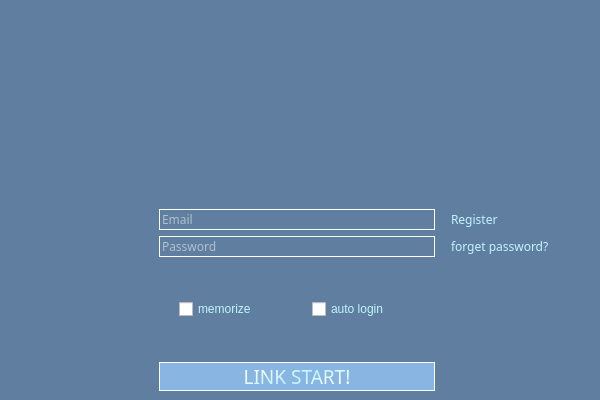
<?xml version="1.0" encoding="UTF-8"?>
<ui version="4.0">
 <class>LoginDialog</class>
 <widget class="QDialog" name="LoginDialog">
  <property name="windowModality">
   <enum>Qt::ApplicationModal</enum>
  </property>
  <property name="geometry">
   <rect>
    <x>0</x>
    <y>0</y>
    <width>600</width>
    <height>400</height>
   </rect>
  </property>
  <property name="sizePolicy">
   <sizepolicy hsizetype="Fixed" vsizetype="Fixed">
    <horstretch>0</horstretch>
    <verstretch>0</verstretch>
   </sizepolicy>
  </property>
  <property name="minimumSize">
   <size>
    <width>600</width>
    <height>400</height>
   </size>
  </property>
  <property name="maximumSize">
   <size>
    <width>600</width>
    <height>400</height>
   </size>
  </property>
  <property name="font">
   <font>
    <family>Trebuchet MS</family>
    <weight>50</weight>
    <italic>false</italic>
    <bold>false</bold>
   </font>
  </property>
  <property name="windowTitle">
   <string>LowRC Login</string>
  </property>
  <property name="autoFillBackground">
   <bool>false</bool>
  </property>
  <property name="styleSheet">
   <string notr="true">* {
	font: 9pt &quot;Trebuchet MS&quot;;
	color: rgb(193, 244, 255);
}

QDialog{
	background-color: rgb(96, 127, 160);
	color: rgb(136, 181, 226);
}

QPushButton{
	border: 1px solid white;
	color: qlineargradient(spread:reflect, x1:0.499, y1:0.523273, x2:0.091, y2:0.25, stop:0 rgba(193, 244, 255, 255), stop:1 rgba(255, 255, 255, 255));
	background: rgb(136, 181, 226);
	font: 14pt;
}

QPushButton:hover{
	background: rgb(146, 191, 236);
}

QLineEdit{
	color: white;
	background-color: rgb(96, 127, 160);
	border: 1px solid white;
}

QSpinBox{
	background-color: rgb(96, 127, 160);
	border: 1px solid white;
}
/*
QCheckBox::indicator {
	color: black;
	background-color: rgb(96, 127, 160);
	border: 1px solid white;
}
*/</string>
  </property>
  <layout class="QGridLayout" name="gridLayout">
   <property name="leftMargin">
    <number>0</number>
   </property>
   <property name="topMargin">
    <number>0</number>
   </property>
   <property name="rightMargin">
    <number>0</number>
   </property>
   <property name="bottomMargin">
    <number>0</number>
   </property>
   <property name="spacing">
    <number>0</number>
   </property>
   <item row="0" column="0">
    <layout class="QVBoxLayout" name="verticalLayout">
     <item>
      <widget class="QLabel" name="loginAnimation">
       <property name="text">
        <string/>
       </property>
       <property name="alignment">
        <set>Qt::AlignCenter</set>
       </property>
      </widget>
     </item>
     <item>
      <layout class="QHBoxLayout" name="horizontalLayout">
       <property name="spacing">
        <number>0</number>
       </property>
       <property name="sizeConstraint">
        <enum>QLayout::SetNoConstraint</enum>
       </property>
       <item>
        <widget class="QFrame" name="frame_2">
         <property name="sizePolicy">
          <sizepolicy hsizetype="Expanding" vsizetype="Preferred">
           <horstretch>0</horstretch>
           <verstretch>0</verstretch>
          </sizepolicy>
         </property>
         <property name="minimumSize">
          <size>
           <width>150</width>
           <height>0</height>
          </size>
         </property>
         <property name="maximumSize">
          <size>
           <width>150</width>
           <height>16777215</height>
          </size>
         </property>
         <property name="frameShape">
          <enum>QFrame::NoFrame</enum>
         </property>
         <property name="frameShadow">
          <enum>QFrame::Plain</enum>
         </property>
         <property name="lineWidth">
          <number>0</number>
         </property>
         <layout class="QVBoxLayout" name="verticalLayout_2">
          <property name="spacing">
           <number>0</number>
          </property>
          <property name="leftMargin">
           <number>0</number>
          </property>
          <property name="topMargin">
           <number>0</number>
          </property>
          <property name="rightMargin">
           <number>0</number>
          </property>
          <property name="bottomMargin">
           <number>0</number>
          </property>
          <item>
           <layout class="QHBoxLayout" name="horizontalLayout_3">
            <property name="spacing">
             <number>0</number>
            </property>
            <property name="sizeConstraint">
             <enum>QLayout::SetDefaultConstraint</enum>
            </property>
            <item>
             <widget class="QLabel" name="Avatar">
              <property name="sizePolicy">
               <sizepolicy hsizetype="Fixed" vsizetype="Fixed">
                <horstretch>0</horstretch>
                <verstretch>0</verstretch>
               </sizepolicy>
              </property>
              <property name="minimumSize">
               <size>
                <width>80</width>
                <height>80</height>
               </size>
              </property>
              <property name="maximumSize">
               <size>
                <width>80</width>
                <height>80</height>
               </size>
              </property>
              <property name="styleSheet">
               <string notr="true">border-radius: 100px;</string>
              </property>
              <property name="text">
               <string/>
              </property>
              <property name="scaledContents">
               <bool>true</bool>
              </property>
              <property name="alignment">
               <set>Qt::AlignCenter</set>
              </property>
              <property name="margin">
               <number>0</number>
              </property>
             </widget>
            </item>
           </layout>
          </item>
         </layout>
        </widget>
       </item>
       <item>
        <widget class="QFrame" name="frame_3">
         <property name="sizePolicy">
          <sizepolicy hsizetype="Fixed" vsizetype="Preferred">
           <horstretch>0</horstretch>
           <verstretch>0</verstretch>
          </sizepolicy>
         </property>
         <property name="minimumSize">
          <size>
           <width>300</width>
           <height>0</height>
          </size>
         </property>
         <property name="maximumSize">
          <size>
           <width>16777213</width>
           <height>16777215</height>
          </size>
         </property>
         <property name="baseSize">
          <size>
           <width>0</width>
           <height>0</height>
          </size>
         </property>
         <property name="frameShape">
          <enum>QFrame::NoFrame</enum>
         </property>
         <property name="frameShadow">
          <enum>QFrame::Plain</enum>
         </property>
         <property name="lineWidth">
          <number>0</number>
         </property>
         <layout class="QGridLayout" name="gridLayout_2">
          <item row="2" column="1">
           <widget class="ClickableLabel" name="passwordButton">
            <property name="minimumSize">
             <size>
              <width>150</width>
              <height>0</height>
             </size>
            </property>
            <property name="maximumSize">
             <size>
              <width>150</width>
              <height>16777215</height>
             </size>
            </property>
            <property name="font">
             <font>
              <family>Trebuchet MS</family>
             </font>
            </property>
            <property name="cursor">
             <cursorShape>PointingHandCursor</cursorShape>
            </property>
            <property name="mouseTracking">
             <bool>true</bool>
            </property>
            <property name="text">
             <string>&lt;html&gt;&lt;head/&gt;&lt;body&gt;&lt;p&gt;&lt;span style=&quot; color:#c1f4ff;&quot;&gt;forget password?&lt;/span&gt;&lt;/p&gt;&lt;/body&gt;&lt;/html&gt;</string>
            </property>
            <property name="textFormat">
             <enum>Qt::RichText</enum>
            </property>
            <property name="indent">
             <number>10</number>
            </property>
           </widget>
          </item>
          <item row="2" column="0">
           <widget class="QLineEdit" name="lineEdit_password">
            <property name="enabled">
             <bool>true</bool>
            </property>
            <property name="font">
             <font>
              <family>Trebuchet MS</family>
              <pointsize>9</pointsize>
              <weight>50</weight>
              <italic>false</italic>
              <bold>false</bold>
             </font>
            </property>
            <property name="inputMethodHints">
             <set>Qt::ImhHiddenText|Qt::ImhNoAutoUppercase|Qt::ImhNoPredictiveText|Qt::ImhSensitiveData</set>
            </property>
            <property name="maxLength">
             <number>20</number>
            </property>
            <property name="echoMode">
             <enum>QLineEdit::Password</enum>
            </property>
            <property name="placeholderText">
             <string>Password</string>
            </property>
           </widget>
          </item>
          <item row="4" column="0">
           <widget class="QPushButton" name="loginButton">
            <property name="font">
             <font>
              <family>Trebuchet MS</family>
              <pointsize>14</pointsize>
              <weight>50</weight>
              <italic>false</italic>
              <bold>false</bold>
             </font>
            </property>
            <property name="cursor">
             <cursorShape>PointingHandCursor</cursorShape>
            </property>
            <property name="styleSheet">
             <string notr="true"/>
            </property>
            <property name="text">
             <string>LINK START!</string>
            </property>
            <property name="flat">
             <bool>true</bool>
            </property>
           </widget>
          </item>
          <item row="3" column="0">
           <widget class="QFrame" name="frame_4">
            <property name="sizePolicy">
             <sizepolicy hsizetype="Preferred" vsizetype="Minimum">
              <horstretch>0</horstretch>
              <verstretch>0</verstretch>
             </sizepolicy>
            </property>
            <property name="font">
             <font>
              <family>Trebuchet MS</family>
              <pointsize>9</pointsize>
              <weight>50</weight>
              <italic>false</italic>
              <bold>false</bold>
             </font>
            </property>
            <property name="frameShape">
             <enum>QFrame::NoFrame</enum>
            </property>
            <property name="frameShadow">
             <enum>QFrame::Plain</enum>
            </property>
            <property name="lineWidth">
             <number>0</number>
            </property>
            <layout class="QHBoxLayout" name="horizontalLayout_2">
             <property name="spacing">
              <number>10</number>
             </property>
             <property name="leftMargin">
              <number>20</number>
             </property>
             <property name="topMargin">
              <number>0</number>
             </property>
             <property name="rightMargin">
              <number>0</number>
             </property>
             <property name="bottomMargin">
              <number>0</number>
             </property>
             <item>
              <widget class="QCheckBox" name="checkBox">
               <property name="styleSheet">
                <string notr="true"/>
               </property>
               <property name="text">
                <string>memorize</string>
               </property>
              </widget>
             </item>
             <item>
              <widget class="QCheckBox" name="checkBox_2">
               <property name="text">
                <string>auto login</string>
               </property>
              </widget>
             </item>
            </layout>
           </widget>
          </item>
          <item row="1" column="0">
           <widget class="QLineEdit" name="LineEdit_email">
            <property name="font">
             <font>
              <family>Trebuchet MS</family>
              <pointsize>9</pointsize>
              <weight>50</weight>
              <italic>false</italic>
              <bold>false</bold>
             </font>
            </property>
            <property name="maxLength">
             <number>100</number>
            </property>
            <property name="placeholderText">
             <string>Email</string>
            </property>
           </widget>
          </item>
          <item row="1" column="1">
           <widget class="ClickableLabel" name="registerButton">
            <property name="minimumSize">
             <size>
              <width>150</width>
              <height>0</height>
             </size>
            </property>
            <property name="maximumSize">
             <size>
              <width>150</width>
              <height>16777215</height>
             </size>
            </property>
            <property name="font">
             <font>
              <family>Trebuchet MS</family>
             </font>
            </property>
            <property name="cursor">
             <cursorShape>PointingHandCursor</cursorShape>
            </property>
            <property name="text">
             <string>&lt;html&gt;&lt;head/&gt;&lt;body&gt;&lt;p&gt;&lt;span style=&quot; color:#c1f4ff;&quot;&gt;Register&lt;/span&gt;&lt;/p&gt;&lt;/body&gt;&lt;/html&gt;</string>
            </property>
            <property name="textFormat">
             <enum>Qt::RichText</enum>
            </property>
            <property name="indent">
             <number>10</number>
            </property>
           </widget>
          </item>
          <item row="4" column="1">
           <widget class="QLabel" name="statusLabel">
            <property name="text">
             <string/>
            </property>
            <property name="indent">
             <number>10</number>
            </property>
           </widget>
          </item>
         </layout>
        </widget>
       </item>
      </layout>
     </item>
    </layout>
   </item>
  </layout>
 </widget>
 <customwidgets>
  <customwidget>
   <class>ClickableLabel</class>
   <extends>QLabel</extends>
   <header location="global">clickablelabel.h</header>
  </customwidget>
 </customwidgets>
 <resources/>
 <connections/>
</ui>
